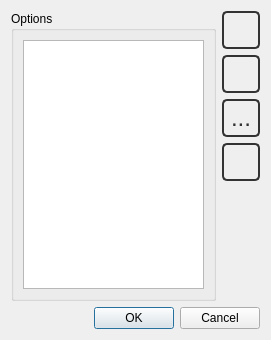
<?xml version="1.0" encoding="UTF-8"?>
<ui version="4.0">
 <class>OptionListEditor</class>
 <widget class="QDialog" name="OptionListEditor">
  <property name="geometry">
   <rect>
    <x>0</x>
    <y>0</y>
    <width>271</width>
    <height>340</height>
   </rect>
  </property>
  <property name="windowTitle">
   <string>Dialog</string>
  </property>
  <property name="styleSheet">
   <string>QToolButton {
   color: #333;
   background-color: QLinearGradient( x1: 0, y1: 0, x2: 0, y2: 1, 
          stop: 0 #fff,
          stop: 0.5 #eee, 
          stop: 1 #999);
   border-width: 2px;
   border-color: #333;
   border-style: solid;
   border-radius: 5;
   padding: 0px;
   font-size: 24px;
   min-width: 34px;
   max-width: 34px;
   min-height: 34px;
   max-height: 34px;
}

QToolButton:disabled {
  background-color: QLinearGradient( x1: 0, y1: 0, x2: 0, y2: 1, 
          stop: 0 #fff,
          stop: 0.5 #eee, 
          stop: 1 #bbb);
   border-color: #aaa;
   color: #aaa;
}

QToolButton:pressed {
   background-color: QLinearGradient( x1: 0, y1: 0, x2: 0, y2: 1, 
          stop: 0 #999,
          stop: 0.5 #eee, 
          stop: 1 #fff);
}


QToolButton:checked {
   border-color: #b00;
   background-color: QLinearGradient( x1: 0, y1: 0, x2: 0, y2: 1, 
          stop: 0 #999,
          stop: 0.5 #eee, 
          stop: 1 #fff);
}

QToolTip {
   border: 2px solid darkkhaki;
   padding: 2px;
   border-radius: 3px;
   opacity: 500;
   font-size: 10px;
}</string>
  </property>
  <layout class="QVBoxLayout" name="verticalLayout_3">
   <item>
    <layout class="QHBoxLayout" name="horizontalLayout">
     <item>
      <widget class="QGroupBox" name="groupBox">
       <property name="title">
        <string>Options</string>
       </property>
       <layout class="QVBoxLayout" name="verticalLayout_2">
        <item>
         <widget class="QListWidget" name="optionList"/>
        </item>
       </layout>
      </widget>
     </item>
     <item>
      <layout class="QVBoxLayout" name="verticalLayout">
       <item>
        <widget class="QToolButton" name="addButton">
         <property name="toolTip">
          <string>Add new value</string>
         </property>
         <property name="text">
          <string/>
         </property>
         <property name="icon">
          <iconset resource="QCDBEdit.qrc">
           <normaloff>:/resources/icons/Add.png</normaloff>:/resources/icons/Add.png</iconset>
         </property>
         <property name="iconSize">
          <size>
           <width>28</width>
           <height>28</height>
          </size>
         </property>
        </widget>
       </item>
       <item>
        <widget class="QToolButton" name="upButton">
         <property name="toolTip">
          <string>Move value up</string>
         </property>
         <property name="text">
          <string/>
         </property>
         <property name="icon">
          <iconset resource="QCDBEdit.qrc">
           <normaloff>:/resources/icons/Up.png</normaloff>:/resources/icons/Up.png</iconset>
         </property>
         <property name="iconSize">
          <size>
           <width>28</width>
           <height>28</height>
          </size>
         </property>
        </widget>
       </item>
       <item>
        <widget class="QToolButton" name="downButton">
         <property name="toolTip">
          <string>Move value down</string>
         </property>
         <property name="text">
          <string>...</string>
         </property>
         <property name="icon">
          <iconset resource="QCDBEdit.qrc">
           <normaloff>:/resources/icons/Down.png</normaloff>:/resources/icons/Down.png</iconset>
         </property>
         <property name="iconSize">
          <size>
           <width>28</width>
           <height>28</height>
          </size>
         </property>
        </widget>
       </item>
       <item>
        <widget class="QToolButton" name="deleteButton">
         <property name="toolTip">
          <string>Delete selectd value</string>
         </property>
         <property name="text">
          <string/>
         </property>
         <property name="icon">
          <iconset resource="QCDBEdit.qrc">
           <normaloff>:/resources/icons/Delete.png</normaloff>:/resources/icons/Delete.png</iconset>
         </property>
         <property name="iconSize">
          <size>
           <width>28</width>
           <height>28</height>
          </size>
         </property>
        </widget>
       </item>
       <item>
        <spacer name="verticalSpacer">
         <property name="orientation">
          <enum>Qt::Vertical</enum>
         </property>
         <property name="sizeHint" stdset="0">
          <size>
           <width>20</width>
           <height>40</height>
          </size>
         </property>
        </spacer>
       </item>
      </layout>
     </item>
    </layout>
   </item>
   <item>
    <widget class="QDialogButtonBox" name="buttonBox">
     <property name="orientation">
      <enum>Qt::Horizontal</enum>
     </property>
     <property name="standardButtons">
      <set>QDialogButtonBox::Cancel|QDialogButtonBox::Ok</set>
     </property>
    </widget>
   </item>
  </layout>
 </widget>
 <resources>
  <include location="QCDBEdit.qrc"/>
 </resources>
 <connections>
  <connection>
   <sender>buttonBox</sender>
   <signal>accepted()</signal>
   <receiver>OptionListEditor</receiver>
   <slot>accept()</slot>
   <hints>
    <hint type="sourcelabel">
     <x>248</x>
     <y>254</y>
    </hint>
    <hint type="destinationlabel">
     <x>157</x>
     <y>274</y>
    </hint>
   </hints>
  </connection>
  <connection>
   <sender>buttonBox</sender>
   <signal>rejected()</signal>
   <receiver>OptionListEditor</receiver>
   <slot>reject()</slot>
   <hints>
    <hint type="sourcelabel">
     <x>316</x>
     <y>260</y>
    </hint>
    <hint type="destinationlabel">
     <x>286</x>
     <y>274</y>
    </hint>
   </hints>
  </connection>
 </connections>
</ui>
